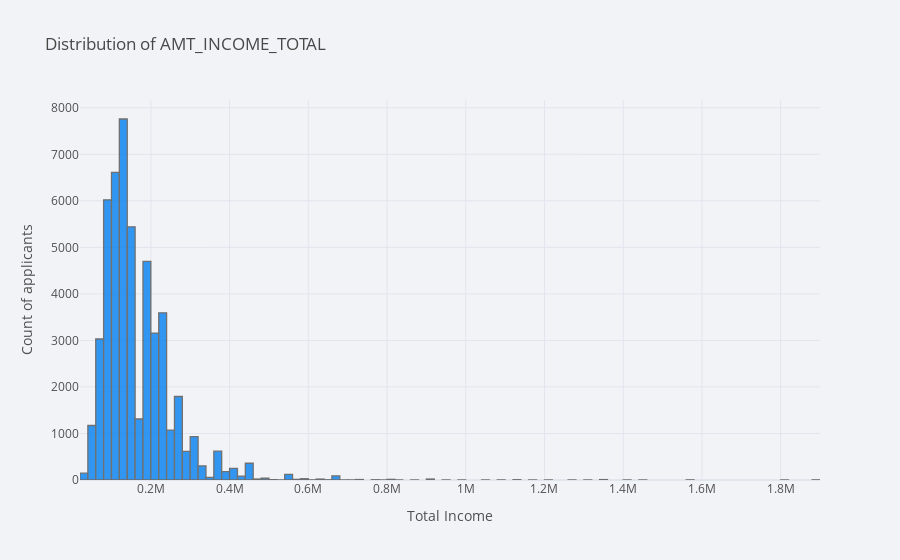

The cell this chart's notebook holds for it:
### Code cell
normalised_home_loan[normalised_home_loan['AMT_INCOME_TOTAL'] < 2000000]['AMT_INCOME_TOTAL'].iplot(kind='histogram', bins=100,
   xTitle = 'Total Income', yTitle ='Count of applicants',
             title='Distribution of AMT_INCOME_TOTAL')

### Figure 1 — Plotly figure (JSON) as saved in the notebook; plotly's stock layout.template omitted (floating-point values rounded to 4 significant figures; data arrays with more than 128 entries replaced by an {"elided": "..."} marker saying what was removed)
{"data": [{"histfunc": "count", "histnorm": "", "marker": {"color": "rgba(0, 128, 240, 1.0)", "line": {"color": "#505050", "width": 1.3}}, "name": "AMT_INCOME_TOTAL", "nbinsx": 100, "opacity": 0.8, "orientation": "v", "x": {"elided": "49644 float values"}, "type": "histogram"}], "layout": {"barmode": "overlay", "legend": {"bgcolor": "#F2F3F7", "font": {"color": "#505050"}}, "paper_bgcolor": "#F2F3F7", "plot_bgcolor": "#F2F3F7", "title": {"font": {"color": "#484848"}, "text": "Distribution of AMT_INCOME_TOTAL"}, "xaxis": {"gridcolor": "#E1E5ED", "showgrid": true, "tickfont": {"color": "#505050"}, "title": {"font": {"color": "#505050"}, "text": "Total Income"}, "zerolinecolor": "#E1E5ED"}, "yaxis": {"gridcolor": "#E1E5ED", "showgrid": true, "tickfont": {"color": "#505050"}, "title": {"font": {"color": "#505050"}, "text": "Count of applicants"}, "zerolinecolor": "#E1E5ED"}}}
